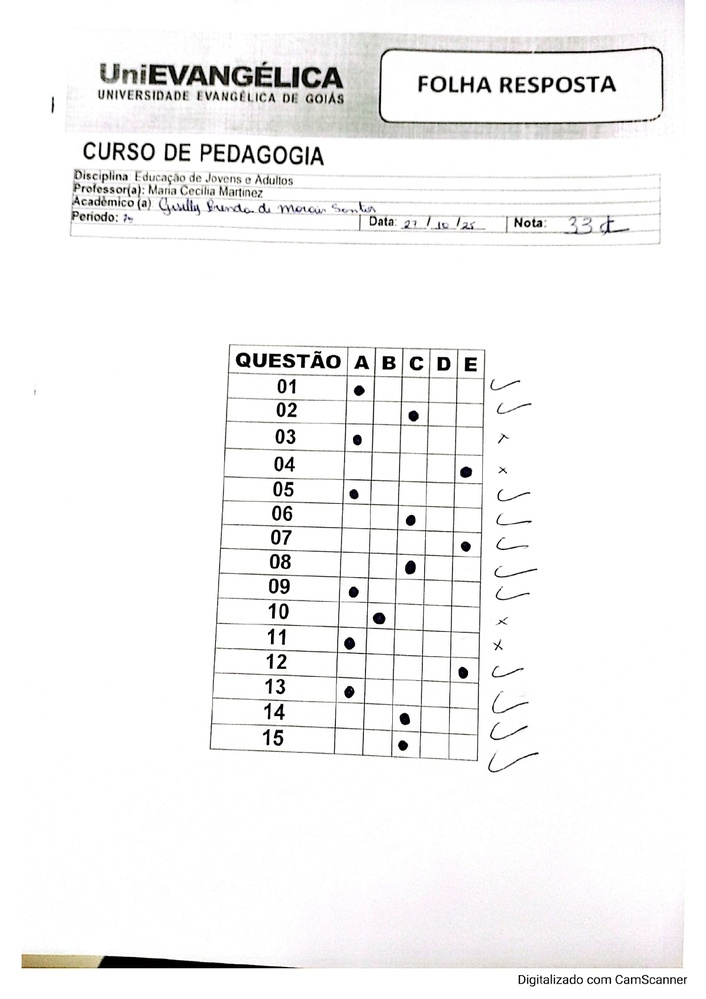
#> input picture Images/Gabarito_1.jpg, 706 x 999 px, shrunk from 1240 x 1755 before the run
$ python answer_sheet_reader.py --input Images/Gabarito_1.jpg   (older library calls are emulated)
#> lines starting #> are read from the running program, lines starting #| are printed output that depends on the picture; after the words box and inside, x2 and y2 are one past the last pixel; in counts of white or black regions, pixels touching at a corner belong together
#> in run, img is the input picture: shape (999, 706, 3); mean B, G, R 244.4, 244.5, 244.9

# -*- coding: utf-8 -*-
"""
Leitura de gabarito de múltipla escolha (A-E) - Versão Otimizada para Mobile/CamScanner
Correções Críticas aplicadas:
1. Remoção de sombras (Normalização de Divisão) no pré-processamento.
2. Detecção de linhas HORIZONTAIS mais robusta para curvatura da página.
3. Alinhamento de colunas VERTICAIS baseado em RECONSTRUÇÃO GEOMÉTRICA FIXA (23% para "Questão" e ancoragem por tinta).
4. Leitura de marcações com fechamento morfológico (MORPH_CLOSE) para ignorar lápis riscado e fraco.
"""

import os
import cv2
import json
import argparse
import numpy as np


# ---------- utilitários básicos ----------

def remove_shadows(gray):
    """
    Remove sombras e normaliza a iluminação usando Normalização de Divisão.
    """
    # 1. Estima o fundo (background) dilatando para remover texto e linhas finas
    dilated = cv2.dilate(gray, np.ones((7, 7), np.uint8))
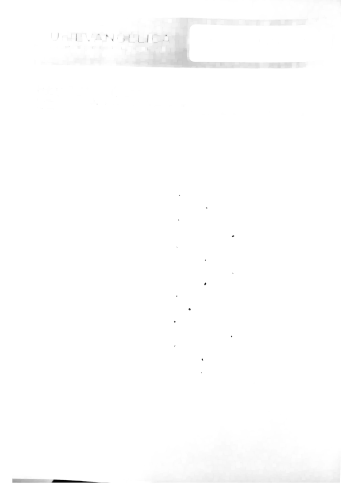
#> dilated: shape (999, 706) (shown at 1/2 size); min 3, max 255, mean 253.9
    bg_blur = cv2.medianBlur(dilated, 21)

    # 2. Diferença absoluta invertida -> (255 - |img - bg|) simula a divisão
    diff = 255 - cv2.absdiff(gray, bg_blur)

    # 3. Normaliza o resultado para usar todo o espectro 0-255
    norm_img = np.empty_like(diff)
    cv2.normalize(diff, norm_img, alpha=0, beta=255,
                  norm_type=cv2.NORM_MINMAX, dtype=cv2.CV_8UC1)
    return norm_img


# [14 lines left out: function angle_from_hough, not called in this run]


def angle_from_vertical_hough(gray):
    """Estima o ângulo de inclinação das LINHAS VERTICAIS."""
    # Usado para correção de rotação vertical leve (deskew)
    edges = cv2.Canny(gray, 50, 150, apertureSize=3)
    lines = cv2.HoughLines(edges, 1, np.pi / 180, threshold=150)
    if lines is None:
        return 0.0

    angles = []
    for rho, theta in lines[:, 0]:
        deg = theta * 180.0 / np.pi
        # Queremos linhas que são quase verticais (90 graus)
        if 80.0 < deg < 100.0:
            angles.append(deg - 90.0) # Ângulo de desvio em relação à vertical
    return float(np.median(angles)) if angles else 0.0


def rotate_image(image, angle_deg):
    """Rotaciona em torno do centro (deskew leve)."""
    h, w = image.shape[:2]
    M = cv2.getRotationMatrix2D((w // 2, h // 2), angle_deg, 1.0)
    return cv2.warpAffine(
        image, M, (w, h),
        flags=cv2.INTER_LINEAR,
        borderMode=cv2.BORDER_REPLICATE
    )


def cluster_positions(pos, tol):
    """Agrupa posições 1D próximas e retorna a mediana de cada grupo."""
    if not pos:
        return []
    pos = sorted(pos)
    clusters = [[pos[0]]]
    for p in pos[1:]:
        if abs(p - clusters[-1][-1]) > tol:
            clusters.append([p])
        else:
            clusters[-1].append(p)
    return [int(np.median(c)) for c in clusters]


# ---------- encontrar região da TABELA pela densidade de linhas ----------

def find_table_roi_by_line_density(gray):
    """Detecta a região da tabela (ROI) pela densidade de linhas."""
    H, W = gray.shape[:2]

    # Binarização adaptativa
    th = cv2.adaptiveThreshold(
        gray, 255, cv2.ADAPTIVE_THRESH_MEAN_C,
        cv2.THRESH_BINARY_INV, 25, 5
    )
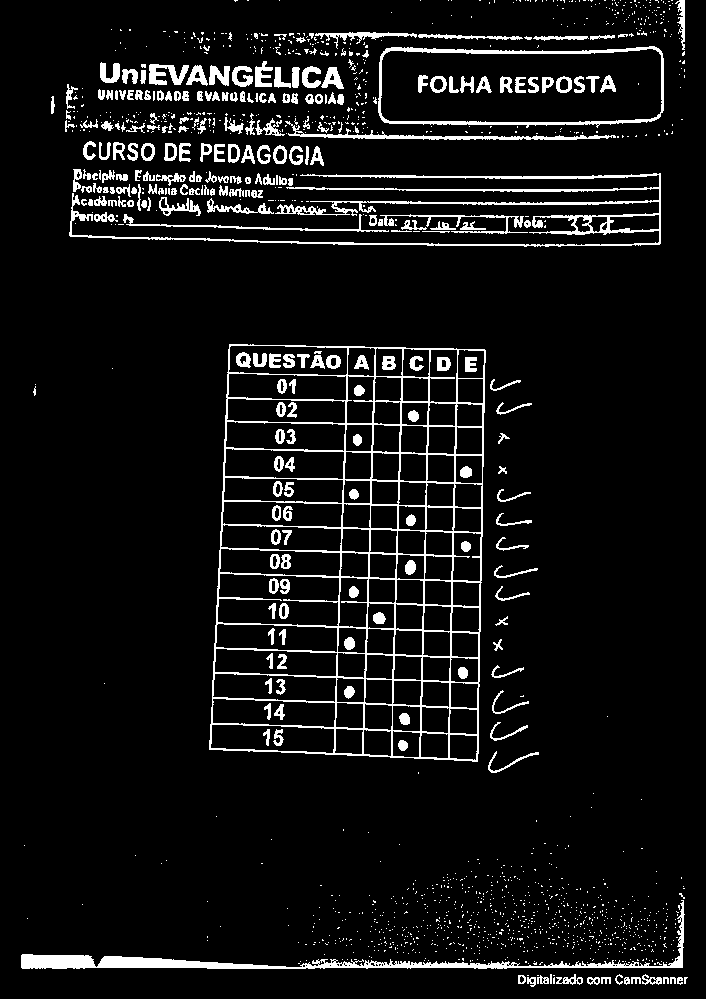
#> th: shape (999, 706); 7.4% white; 1444 white regions (1192 under 20 px), largest, box (x1, y1, x2, y2) and area: (209, 344, 486, 762) 13314, (69, 173, 661, 247) 5444, (21, 900, 685, 969) 4473

    # Kernels menores para tolerar curvatura/redução da imagem
    hscale = max(10, W // 60)
    vscale = max(10, H // 60)
    kernel_h = cv2.getStructuringElement(cv2.MORPH_RECT, (hscale, 1))
    kernel_v = cv2.getStructuringElement(cv2.MORPH_RECT, (1, vscale))

    hor = cv2.morphologyEx(th, cv2.MORPH_OPEN, kernel_h, iterations=1)
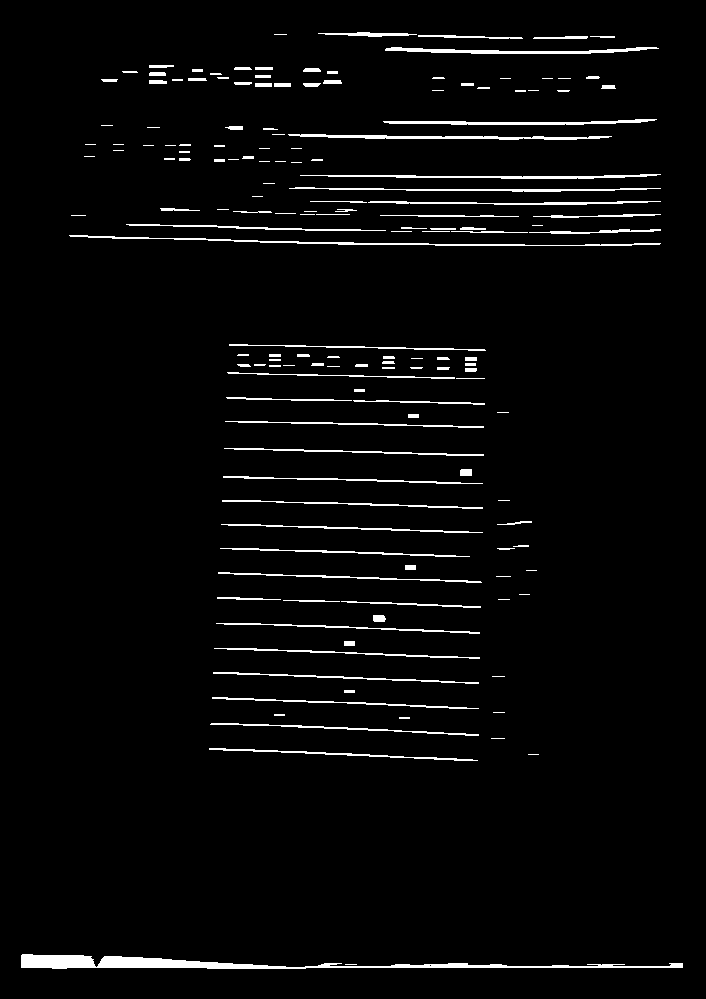
#> hor: shape (999, 706); 3.3% white; 159 white regions (42 under 20 px), largest, box (x1, y1, x2, y2) and area: (21, 954, 683, 969) 3527, (69, 235, 661, 246) 1102, (288, 134, 612, 140) 928
    ver = cv2.morphologyEx(th, cv2.MORPH_OPEN, kernel_v, iterations=1)
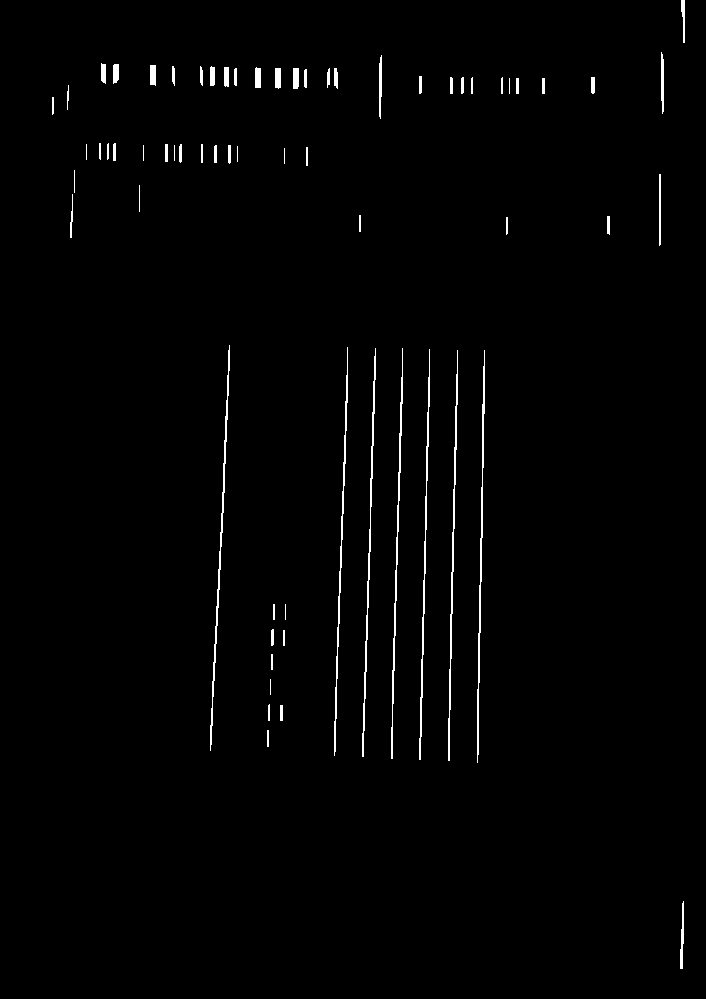
#> ver: shape (999, 706); 1.3% white in thin lines or dots, all inside (x1, y1, x2, y2) = (52, 0, 685, 969)

    lines_map = cv2.bitwise_or(hor, ver)
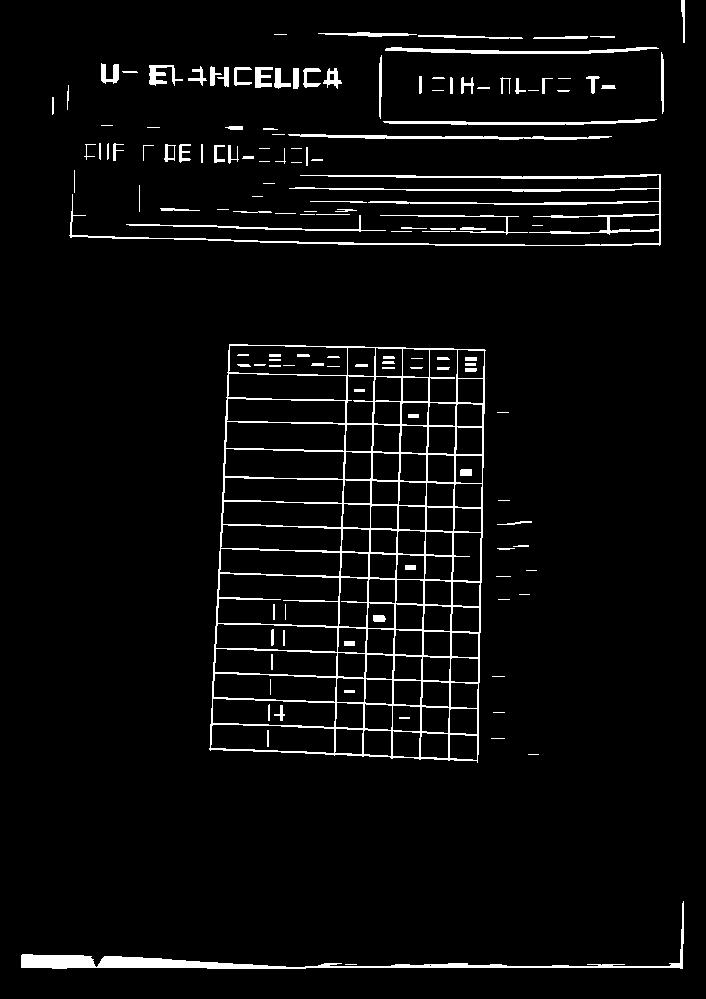
#> lines_map: shape (999, 706); 4.4% white; 139 white regions (33 under 20 px), largest, box (x1, y1, x2, y2) and area: (209, 344, 486, 763) 12958, (69, 174, 661, 246) 4046, (21, 901, 684, 969) 3681
    lines_map = cv2.dilate(lines_map, np.ones((9,9), np.uint8))
#> lines_map: shape (999, 706); 20.4% white; 42 white regions, largest, box (x1, y1, x2, y2) and area: (205, 340, 490, 767) 70093, (65, 166, 665, 250) 28672, (17, 897, 688, 973) 9940

    num_labels, labels, stats, _ = cv2.connectedComponentsWithStats(
        (lines_map > 0).astype("uint8"), connectivity=8
    )
#> labels: shape (999, 706) int32; 43 distinct labels, from 0 to 42
#> (the rest of the program and of its run is left out)
